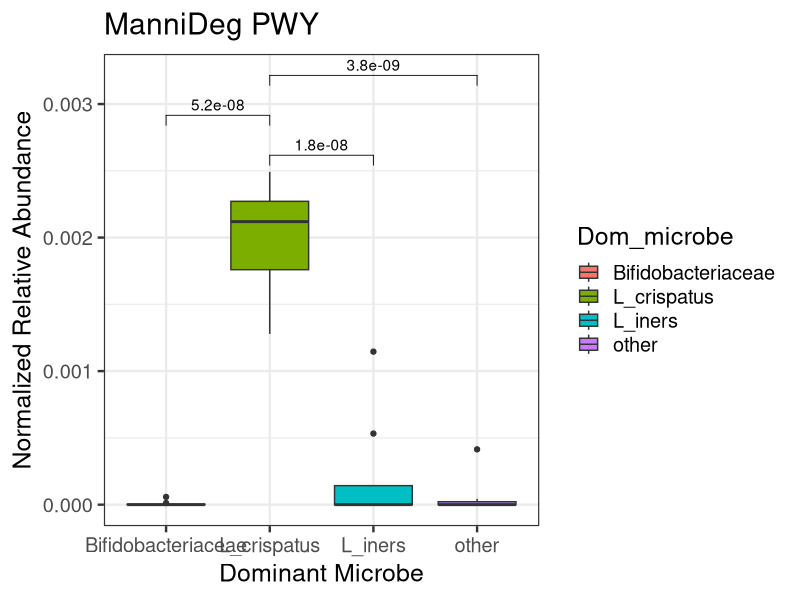

The R script that drew this image:
## Manni-deg Figure
library(ggplot2)
library(ggpubr)

setwd("~/Google Drive File Stream/My Drive/CVF Samples/R_stuff/")
humann_mannideg <- read.csv("manni-deg-renorm.txt", sep = "\t")
metadata <- read.csv("whiteson_metadata10_cvx6x.txt", sep = "\t")

manni_meta <- merge(humann_mannideg, metadata, by.x = "X.PWY", by.y = "SampleID")
compare <- list(c("L_crispatus", "L_iners"), c("L_crispatus", "Bifidobacteriaceae"), c("L_crispatus", "other"))

ggplot(data = manni_meta) +
       aes(x = Dom_microbe, y = MANNIDEG.PWY, fill = Dom_microbe) +
       geom_boxplot() +
       labs(title = 'ManniDeg PWY',
                       x = 'Dominant Microbe',
                       y = 'Normalized Relative Abundance') +
       theme_bw(base_size = 18) + stat_compare_means(method = "t.test", comparisons = compare, label = "p.format")

